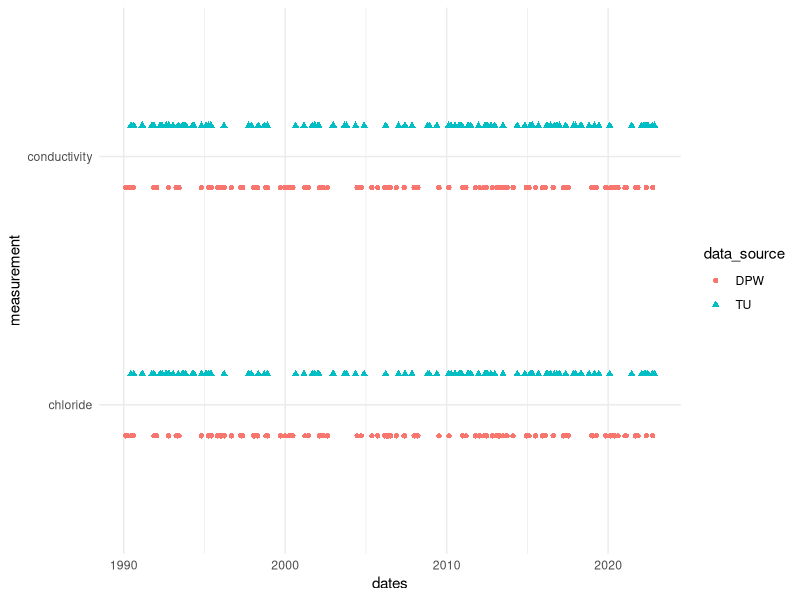

This figure's R source:
# Load library
library(tidyverse)

# Create dataframe for TU data
dates <- sample(seq(as.Date("1990-01-01"), as.Date("2023-01-01"), by = "day"), 100)
conductivity <- sample(c(NA, sample(20:1000, 50, replace = TRUE)), 100, replace = TRUE)
chloride <- sample(c(NA, sample(10:500, 50, replace = TRUE)), 100, replace = TRUE)
data_source <- rep("TU", 100)
TU_df <- data.frame(dates, data_source, conductivity, chloride)

# Create dataframe for DPW data
dates <- sample(seq(as.Date("1990-01-01"), as.Date("2023-01-01"), by = "day"), 100)
conductivity <- sample(c(NA, sample(20:1000, 50, replace = TRUE)), 100, replace = TRUE)
chloride <- sample(c(NA, sample(10:500, 50, replace = TRUE)), 100, replace = TRUE)
data_source <- rep("DPW", 100)
DPW_df <- data.frame(dates, data_source, conductivity, chloride)

# Bind TU and DPW dataframes by rows
df <- rbind(DPW_df, TU_df)

# Pivot dataframe longer
df_long <- df %>% 
  pivot_longer(cols = c(chloride, conductivity), names_to = "measurement", values_to = "value")

# Plot!
ggplot(df_long, aes(x = measurement, group = data_source)) + 
  geom_point(aes(y = dates, shape = data_source, color = data_source), 
             position = position_dodge(w = 0.5)) + 
  coord_flip() + 
  theme_minimal()
